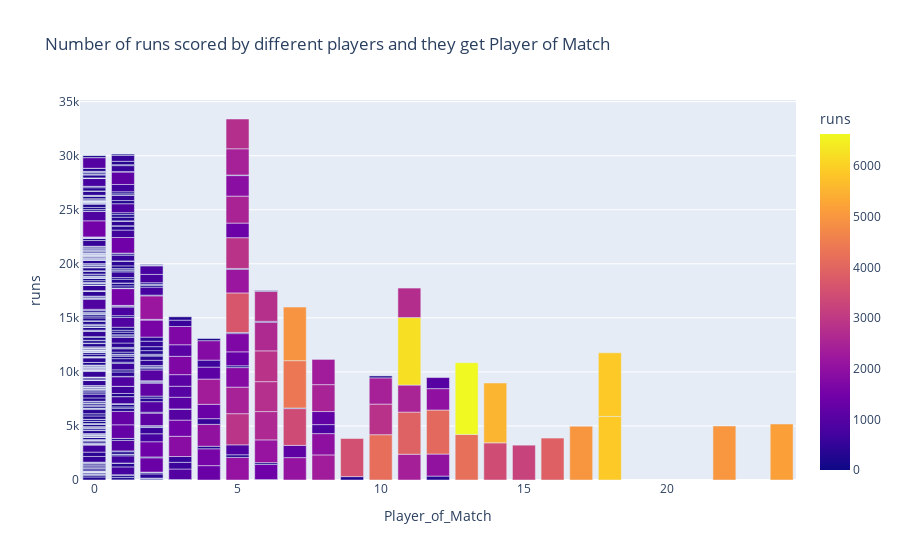

This figure's notebook cell:
### Markdown cell above
To find out which player is consistently good from 2008 to 2022, let's do some data visualisation.

### Code cell
# Make a bar graph to display the total number of runs scored by each player and the Player of the Match award.
fig = px.bar(final_df, x='Player_of_Match', y='runs', title='Number of runs scored by different players and they get Player of Match', hover_name=final_df.index, color='runs')
fig.show()

### Figure 1 — Plotly figure (JSON) as saved in the notebook; plotly's stock layout.template omitted (floating-point values rounded to 4 significant figures; data arrays with more than 128 entries replaced by an {"elided": "..."} marker saying what was removed)
{"data": [{"alignmentgroup": "True", "hovertemplate": "<b>%{hovertext}</b><br><br>Player_of_Match=%{x}<br>runs=%{marker.color}<extra></extra>", "hovertext": {"elided": "656 str values"}, "legendgroup": "", "marker": {"color": {"elided": "656 int values"}, "coloraxis": "coloraxis", "pattern": {"shape": ""}}, "name": "", "offsetgroup": "", "orientation": "v", "showlegend": false, "textposition": "auto", "type": "bar", "x": {"elided": "656 int values"}, "xaxis": "x", "y": {"elided": "656 int values"}, "yaxis": "y"}], "layout": {"barmode": "relative", "coloraxis": {"colorbar": {"title": {"text": "runs"}}, "colorscale": [[0, "#0d0887"], [0.1111, "#46039f"], [0.2222, "#7201a8"], [0.3333, "#9c179e"], [0.4444, "#bd3786"], [0.5556, "#d8576b"], [0.6667, "#ed7953"], [0.7778, "#fb9f3a"], [0.8889, "#fdca26"], [1, "#f0f921"]]}, "legend": {"tracegroupgap": 0}, "title": {"text": "Number of runs scored by different players and they get Player of Match"}, "xaxis": {"anchor": "y", "domain": [0, 1], "title": {"text": "Player_of_Match"}}, "yaxis": {"anchor": "x", "domain": [0, 1], "title": {"text": "runs"}}}}
